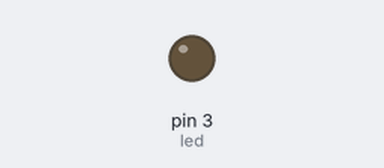
The sketch below on a simulated Arduino Uno, built with avr-gcc and run on an emulated ATmega328P. Shown: output pins drawn as LEDs (lit = HIGH). What the sketch prints to the serial monitor is not drawn.

Above: at 0.05 s.
At 2.75 s:
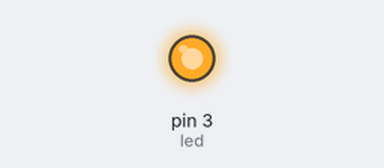
Timing chart, 0 to 7.6 s (numbered marks = the images above):
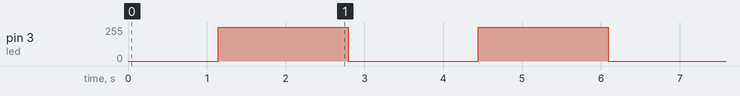

Measured:
- by itself, pin 3 (led): alternates 255/255 for 1.7 s and 0/255 for 1.6 s

The sketch:

Part1.ino
```cpp
int led = 3;
int pont = A0;
int val;

void setup(){
	pinMode(led, OUTPUT);
    Serial.begin(9600);
}

void loop(){
	for(int i = 0; i <= 255; i++) {
        analogWrite(led, i);
        Serial.println(i);
    }
    delay(500);

    for(int i = 255; i >= 0; i--) {
        analogWrite(led, i);
        Serial.println(i);

    }

    delay(500);
}
```
